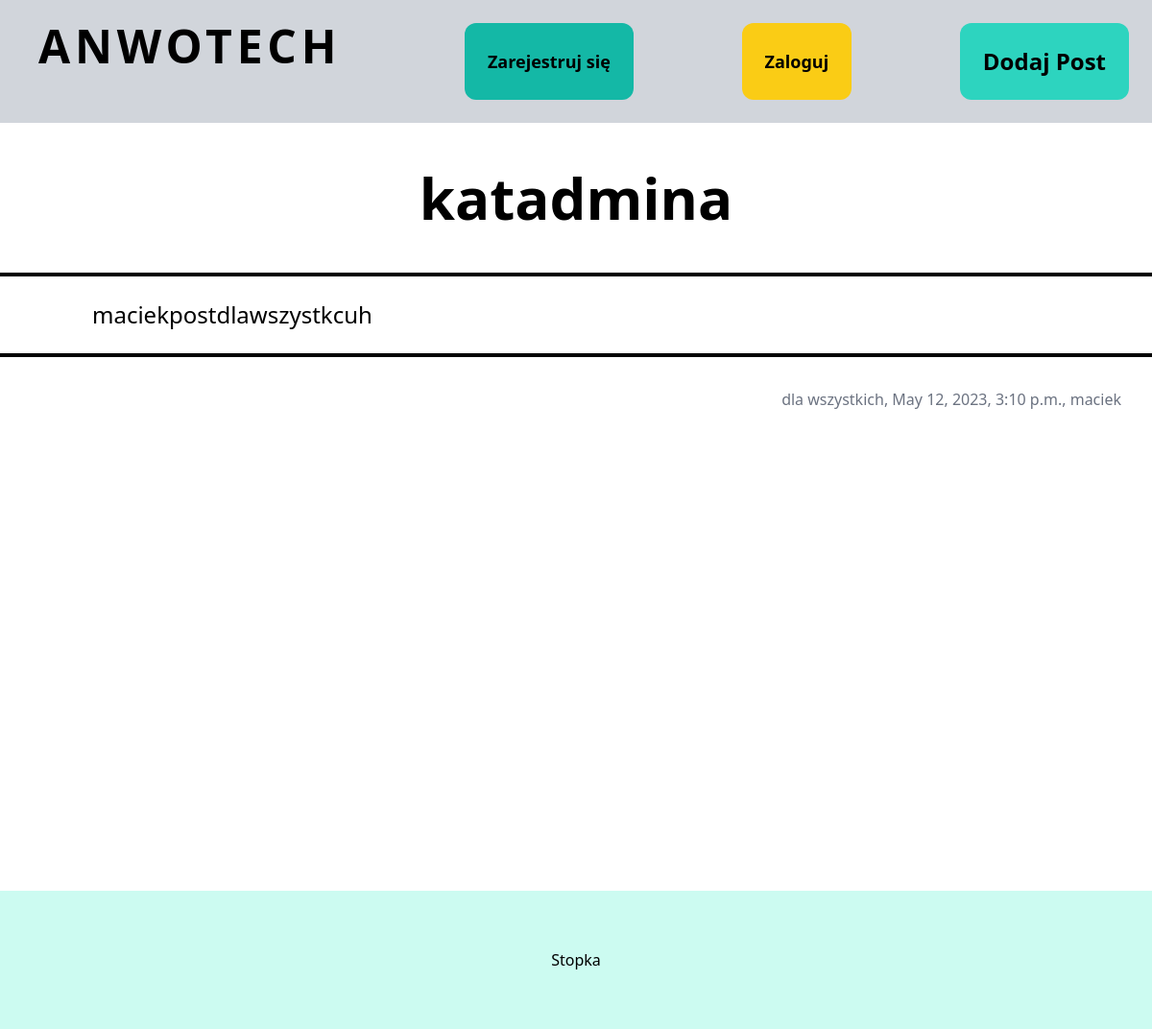
The page /topic/26 on the database its author committed.
### topic/models.py (models this page shows, shortened)
class Topic(models.Model):
    STATUS_CHOICES = (
        ('tylko dla mnie', 'Tylko dla mnie'),
        ('dla wszystkich', 'Dla wszystkich'),
        ('dla zalogowanych', 'Dla zalogowanych')
    )
    category = models.ForeignKey(Category,related_name='topics', on_delete=models.CASCADE)
    name = models.CharField(max_length=50)
    content = models.TextField(blank=True, null=True)
    status = models.CharField(max_length=16, choices=STATUS_CHOICES, default='Tylko dla mnie')
    created_at = models.DateTimeField(auto_now_add=True)
    created_by = models.ForeignKey(User, related_name='topics', on_delete=models.CASCADE)
    class Meta:
        ordering = ("-created_at",)

### topic/views.py (the view)
# urls.py: path('<int:pk>', views.full, name = 'full'),
def full(request, pk):
    topic = get_object_or_404(Topic, pk=pk)
    return render(request,'topic/full.html',{
        'topic':topic,
    })

### topic/Templates/topic/full.html (shortened to what this page needs)
{% extends 'core/base.html' %}
{% block content %}
<div class="h-screen">
    <p class="flex items-center justify-center px-6 py-12 font-semibold text-6xl ">{{ topic.name }}</p>
    <div>
        <p class="px-24 py-6 text-2xl border-t-4 border-b-4  border-black">{{topic.content|wordwrap:6}}
    <div>
        <h2 class="px-8 py-8 float-right space-6 text-shadow text-gray-500">{{topic.status}}, {{topic.created_at}}, {{topic.created_by}}</h2>
    </div>
</div>
{% endblock content %}

### rows shown on the page
Topic: name "katadmina", content "maciekpostdlawszystkcuh", status "dla wszystkich", created_at "May 12, 2023, 3:10 p.m.", created_by "maciek"
